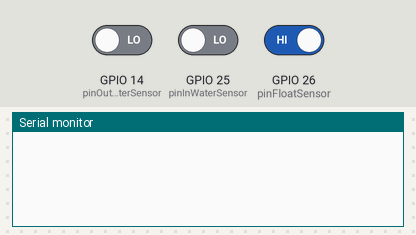
Simulated run of this sketch. Board: ESP8266 (NodeMCU). On the bench: the last lines printed to the serial monitor. The test bench sets the inputs (shaded band); at power-on: GPIO 25 (pinInWaterSensor) LOW, GPIO 26 (pinFloatSensor) HIGH, GPIO 14 (pinOutWaterSensor) LOW.

Above: at 1.2 s.
1.3 s: GPIO 25 (pinInWaterSensor) driven HIGH
At 3.0 s:
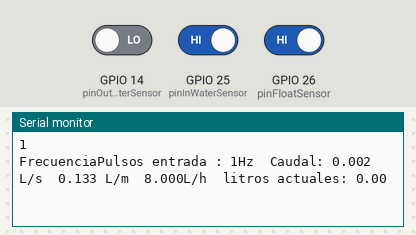
3.5 s: GPIO 26 (pinFloatSensor) driven LOW
At 4.1 s:
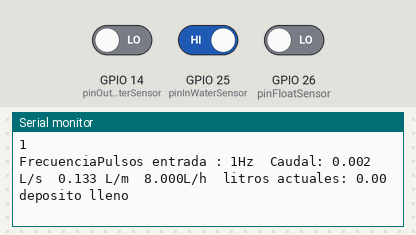
5.0 s: GPIO 14 (pinOutWaterSensor) driven HIGH
At 5.4 s:
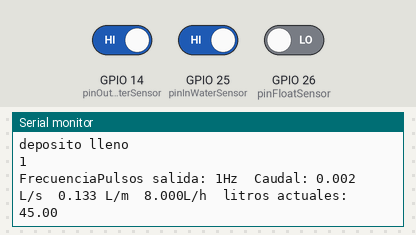

The sketch:

sensor_de_flujo_doble.ino
```cpp
void ICACHE_RAM_ATTR outWaterSensorPWM();
void ICACHE_RAM_ATTR inWaterSensorPWM();
void ICACHE_RAM_ATTR maxCapacidad();

//informacion del sistema
float maxCapacityliters = 45;
float factor_conversion=7.5; //para convertir de frecuencia a caudal
volatile float currentCapacityliters = 0;

//sensor de flote
const byte pinFloatSensor = 26;    //Max capacity float sensor
volatile bool flagFloatSensor = false; // indica si el botón está presionado
unsigned long floatSensorCurrentTime = 0;
unsigned long floatSensorLastTime = 0; // última vez que se cambió el estado del botón
unsigned long floatSensorDelay = 3000; // última vez que se cambió el estado del botón

//output water
const byte pinOutWaterSensor = 14;    //Output water sensor
volatile int outNumPulsos; //variable para la cantidad de pulsos recibidos

//input water
const byte pinInWaterSensor = 25;    //input water sensor
volatile int inNumPulsos; //variable para la cantidad de pulsos recibidos


//---Función que se ejecuta en interrupción---------------
void ICACHE_RAM_ATTR outWaterSensorPWM(){
  outNumPulsos++;  //incrementamos la variable de pulsos
}

void ICACHE_RAM_ATTR inWaterSensorPWM(){
  inNumPulsos++;  //incrementamos la variable de pulsos
}

void ICACHE_RAM_ATTR maxCapacidad(){
  if (!flagFloatSensor) { // si el botón no está presionado
      flagFloatSensor = true; // indicar que el botón está presionado
      Serial.println("deposito lleno");
      currentCapacityliters = maxCapacityliters;  //incrementamos la variable de pulsos
  }
}

//---Función para obtener frecuencia de los pulsos--------
int outWaterSensorFrecuency() {
  int  outfrecuencia;
  outNumPulsos = 0;   //Ponemos a 0 el número de pulsos
  interrupts();    //Habilitamos las interrupciones
  //attachInterrupt(digitalPinToInterrupt(pinOutWaterSensor), outWaterSensorPWM, RISING);
  delay(1000);   //muestra de 1 segundo
  //detachInterrupt(digitalPinToInterrupt(pinOutWaterSensor));
  noInterrupts(); //Desabilitamos las interrupciones
   outfrecuencia=outNumPulsos; //Hz(pulsos por segundo)
  return  outfrecuencia;
}

void outWaterSensor(){
  float frecuencia=outWaterSensorFrecuency(); //obtenemos la Frecuencia de los pulsos en Hz
  float caudal_L_m=frecuencia/factor_conversion; //calculamos el caudal en L/m
  float caudal_L_h=caudal_L_m*60; //calculamos el caudal en L/h
  currentCapacityliters = currentCapacityliters - (caudal_L_m/60);
  if(caudal_L_m != 0 ){
      Serial.println(outNumPulsos++);
      Serial.print ("FrecuenciaPulsos salida: ");
      Serial.print (frecuencia,0);
      Serial.print ("Hz\tCaudal: ");
      Serial.print ((caudal_L_m/60),3);
      Serial.print (" L/s\t");
      Serial.print (caudal_L_m,3);
      Serial.print (" L/m\t");
      Serial.print (caudal_L_h,3);
      Serial.print ("L/h");
      Serial.print ("\tlitros actuales: ");
      Serial.println (currentCapacityliters);
  }

}

int inWaterSensorFrecuency() {
  int infrecuencia;
  inNumPulsos = 0;   //Ponemos a 0 el número de pulsos
  interrupts();    //Habilitamos las interrupciones
  delay(1000);   //muestra de 1 segundo
  noInterrupts(); //Desabilitamos las interrupciones
  infrecuencia=inNumPulsos; //Hz(pulsos por segundo)
  return infrecuencia;
}

void inWaterSensor(){
  float frecuencia=inWaterSensorFrecuency(); //obtenemos la Frecuencia de los pulsos en Hz
  float caudal_L_m=frecuencia/factor_conversion; //calculamos el caudal en L/m
  float caudal_L_h=caudal_L_m*60; //calculamos el caudal en L/h
  currentCapacityliters = currentCapacityliters + (caudal_L_m/60);

  // if(currentCapacityliters > maxCapacityliters ){   // averiguar porquer esto rompe la memoria
  //   Serial.println("posible desborde de agua \n revise su cierre de flote");
  // }
  if(caudal_L_m != 0 ){
      Serial.println(inNumPulsos++);
      Serial.print ("FrecuenciaPulsos entrada : ");
      Serial.print (frecuencia,0);
      Serial.print ("Hz\tCaudal: ");
      Serial.print ((caudal_L_m/60),3);
      Serial.print (" L/s\t");
      Serial.print (caudal_L_m,3);
      Serial.print (" L/m\t");
      Serial.print (caudal_L_h,3);
      Serial.print ("L/h");
      Serial.print ("\tlitros actuales: ");
      Serial.println (currentCapacityliters);
  }
}

void setup(){
  Serial.begin(115200);
  pinMode(pinOutWaterSensor, INPUT);
  pinMode(pinInWaterSensor, INPUT);
  pinMode(pinFloatSensor, INPUT);

  //attachInterrupt(0,outWaterSensorPWM,RISING); //(Interrupcion 0(Pin2),funcion,Flanco de subida)
  attachInterrupt(digitalPinToInterrupt(pinOutWaterSensor), outWaterSensorPWM, RISING);
  attachInterrupt(digitalPinToInterrupt(pinInWaterSensor), inWaterSensorPWM, RISING);
  attachInterrupt(digitalPinToInterrupt(pinFloatSensor), maxCapacidad, FALLING);
}

void loop (){
  outWaterSensor();
  inWaterSensor();

  if(flagFloatSensor){
    floatSensorCurrentTime = millis();
    if((floatSensorCurrentTime - floatSensorLastTime) > floatSensorDelay){ // si el botón está presionado y ha pasado suficiente tiempo desde el último cambio de estado
      flagFloatSensor = false; // indicar que el botón ya no está presionado
      floatSensorLastTime = floatSensorCurrentTime; // actualizar el tiempo del último cambio de estado
    }
  }
}
```

Measured:
- after the input at 1.3 s, the serial monitor: prints a new line after 0.70 s (image 1)
- after the input at 3.5 s, the serial monitor: prints a new line at once (image 2)
- after the input at 5.0 s, the serial monitor: prints a new line at once (image 3)
